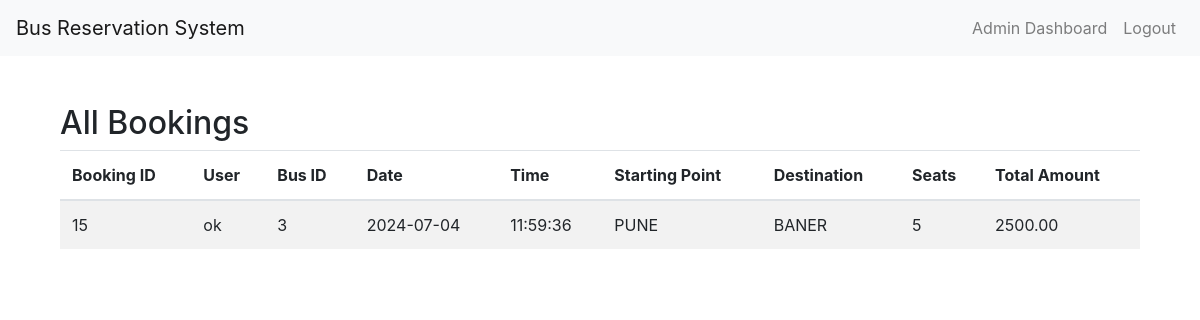
/admin_view_bookings/ (signed in), run on the app's committed database.
### app2/models.py (models this page shows)
class Booking(models.Model):
    user = models.ForeignKey(User, on_delete=models.CASCADE)
    bus = models.ForeignKey(Bus, on_delete=models.CASCADE)
    booking_date = models.DateTimeField(auto_now_add=True)
    seats = models.IntegerField()
    total_amount = models.DecimalField(max_digits=10, decimal_places=2)

class Bus(models.Model):
    bus_id = models.AutoField(primary_key=True)
    bus_no = models.CharField(max_length=20)
    capacity = models.IntegerField()
    start_point = models.CharField(max_length=100)
    destination = models.CharField(max_length=100)
    seat_price = models.DecimalField(max_digits=8, decimal_places=2)
    available_seats = models.IntegerField(default=40)

### app2/views.py (the view)
# urls.py: path('admin_view_bookings/', views.admin_view_bookings, name='admin_view_bookings'),
@user_passes_test(admin_check)
def admin_view_bookings(request):
    bookings = Booking.objects.all()
    return render(request, 'admin_view_bookings.html', {'bookings': bookings})

### app2/views.py (called while the page is built)
def admin_check(user):
    return user.is_authenticated and user.is_staff

### templates/admin_view_bookings.html (shortened to what this page needs)
{% extends 'base.html' %}
{% block content %}
<div class="container mt-5">
    <h2>All Bookings</h2>
    <table class="table table-striped">
        <thead>
            <tr>
                <th>Booking ID</th>
                <th>User</th>
                <th>Bus ID</th>
                <th>Date</th>
                <th>Time</th>
                <th>Starting Point</th>
                <th>Destination</th>
                <th>Seats</th>
                <th>Total Amount</th>
            </tr>
        </thead>
        <tbody>
            {% for booking in bookings %}
            <tr>
                <td>{{ booking.id }}</td>
                <td>{{ booking.user.username }}</td>
                <td>{{ booking.bus.bus_id }}</td>
                <td>{{ booking.booking_date|date:"Y-m-d" }}</td>
                <td>{{ booking.booking_date|date:"H:i:s" }}</td>
                <td>{{ booking.bus.start_point }}</td>
                <td>{{ booking.bus.destination }}</td>
                <td>{{ booking.seats }}</td>
                <td>{{ booking.total_amount }}</td>
            </tr>
            {% empty %}
            <tr>
                <td colspan="10" class="text-center">No bookings found.</td>
            </tr>
            {% endfor %}
        </tbody>
    </table>
</div>
{% endblock %}

### data on the page
Booking: id "15", user.username "ok", bus.bus_id "3", booking_date "2024-07-04", booking_date "11:59:36", bus.start_point "PUNE", bus.destination "BANER", seats "5", total_amount "2500.00"
